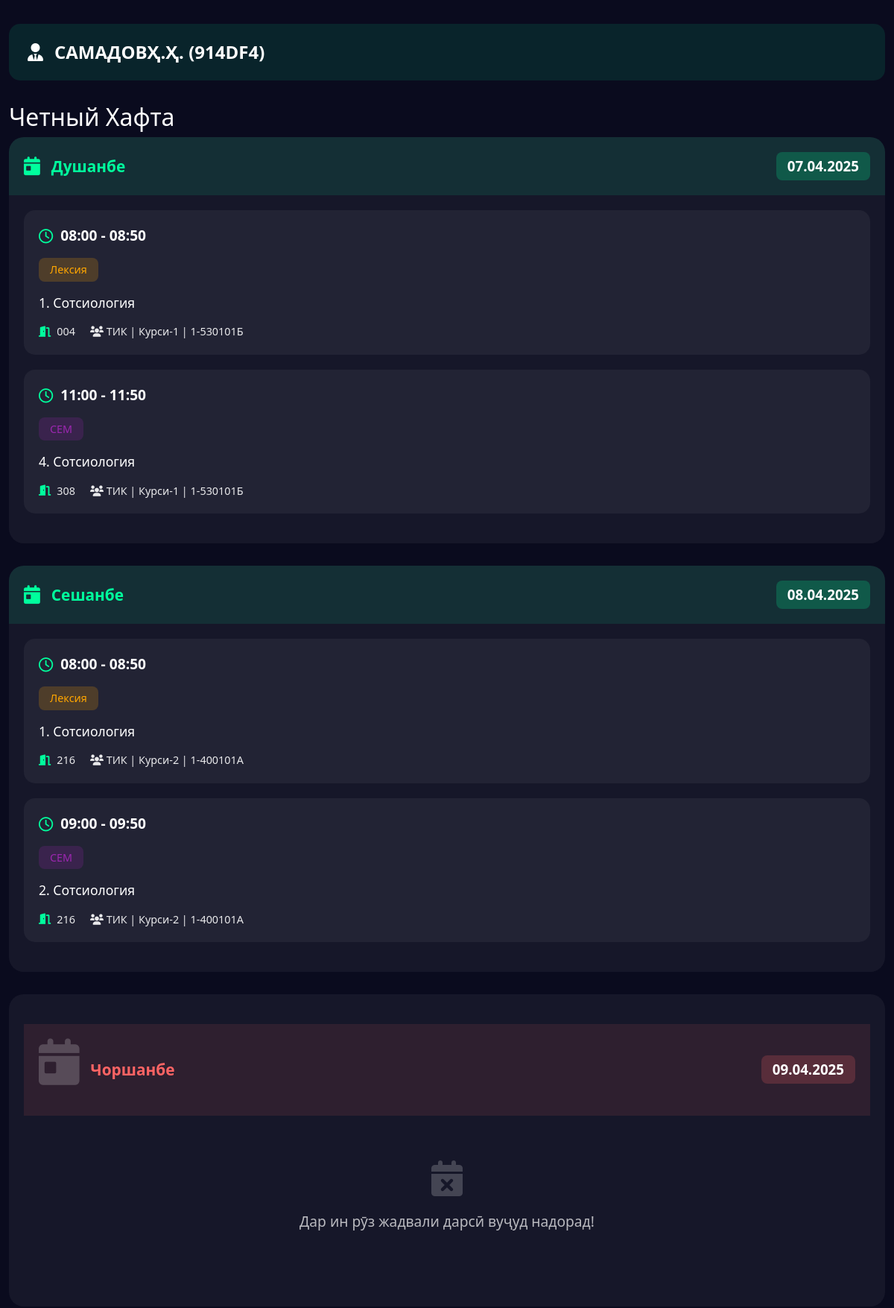
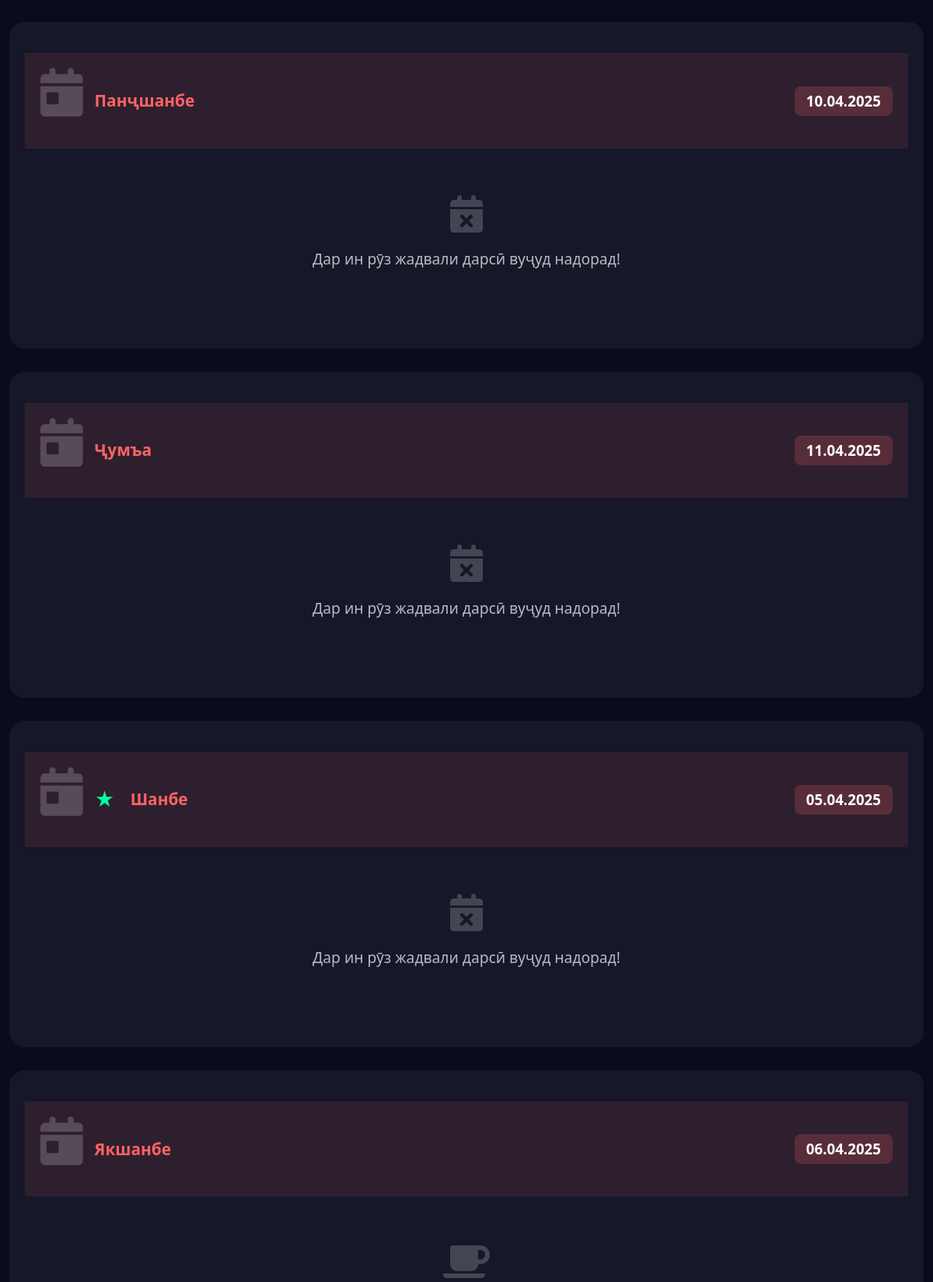
The app's page /teacher/914DF4 (upper part) with its own data (2 pictures, top to bottom).
### tables this page shows
CREATE TABLE teachers (
        id INTEGER PRIMARY KEY AUTOINCREMENT,
        teacher_name TEXT NOT NULL UNIQUE,
        teacher_code TEXT NOT NULL
    );

CREATE TABLE schedules (
        id INTEGER PRIMARY KEY AUTOINCREMENT,
        faculty TEXT NOT NULL,
        course TEXT NOT NULL,
        "group" TEXT NOT NULL,
        day TEXT NOT NULL,
        lesson_time TEXT NOT NULL,
        lesson_type TEXT,
        subject TEXT NOT NULL,
        teacher TEXT NOT NULL,
        room TEXT NOT NULL,
        week_type TEXT NOT NULL CHECK (week_type IN ('Четный', 'Нечетный'))
    );

### app.py (the view)
@app.route('/teacher/<teacher_code>')
def show_teacher_schedule(teacher_code):
    conn = get_db_connection()
    try:
        teacher = conn.execute('SELECT teacher_name FROM teachers WHERE teacher_code=?', (teacher_code,)).fetchone()
        if not teacher:
            flash('Noto‘g‘ri muallim kodi!', 'danger')
            return redirect(url_for('main'))
        teacher_name = teacher['teacher_name']
        lessons = conn.execute('SELECT * FROM schedules').fetchall()
        current_week_type = get_week_type()
        week_types = ['Четный', 'Нечетный'] if current_week_type == 'Четный' else ['Нечетный', 'Четный']
        schedule = {week_type: {} for week_type in week_types}
        week_dates = get_current_week_dates()
        ordered_days = DAYS_OF_WEEK  # Dushanbe birinchi keladi
        today = datetime.today().strftime('%d.%m.%Y')
        current_day = DAYS_OF_WEEK[datetime.today().weekday()]
        for week_type in week_types:
            for day_name in ordered_days:
                schedule[week_type][day_name] = {
                    'date': week_dates[day_name],
                    'weekday': DAYS_OF_WEEK.index(day_name),
                    'lessons': [],
                    'is_today': day_name == current_day and week_dates[day_name] == today and week_type == current_week_type
                }
        for lesson in lessons:
            lesson_teacher = lesson['teacher']
            normalized_lesson_teacher = normalize_teacher_name(lesson_teacher)
            if are_names_similar(normalized_lesson_teacher, teacher_name, threshold=0.85):
                day_name = lesson['day']
                week_type = lesson['week_type']
                if day_name in schedule[week_type]:
                    schedule[week_type][day_name]['lessons'].append({
                        'time': lesson['lesson_time'],
                        'type': lesson['lesson_type'],
                        'subject': lesson['subject'],
                        'room': lesson['room'],
                        'group': f"{lesson['faculty']} | {lesson['course']} | {lesson['group']}"
                    })
    finally:
        conn.close()
    return render_template('teacher_schedule.html', schedule=schedule, teacher_name=teacher_name, teacher_code=teacher_code)

### app.py (called while the page is built)
def get_db_connection():
    conn = sqlite3.connect(DB_PATH)
    conn.row_factory = sqlite3.Row
    return conn

def normalize_teacher_name(teacher_name):
    teacher_name = teacher_name.strip()
    prefixes = ["н.и техникӣ", "н.и.иқтисодӣ", "н.и.", "дотс.", "проф.", "техникӣ", "иқтисодӣ", "доц.", "профессор", "профессори", "доцент", "доценти","таърих", "таърихи", "мудири"]
    for prefix in prefixes:
        if prefix in teacher_name:
            teacher_name = teacher_name.replace(prefix, "").strip()
    parts = teacher_name.split()
    if len(parts) == 1:  # Faqat familiya
        return parts[0]  # "Қосимов"
    elif len(parts) > 1 and parts[-1].replace(".", "").isupper():
        return " ".join(parts[-2:])  # "Қосимов А.А"
    return teacher_name

def are_names_similar(name1, name2, threshold=0.8):
    similarity = SequenceMatcher(None, name1, name2).ratio()
    return similarity >= threshold

def get_current_week_dates():
    today = datetime.now()
    week_dates = {}
    for i in range(7):  # Bugundan boshlab 7 kun
        target_date = today + timedelta(days=i)
        weekday_num = target_date.weekday()
        day_name = DAYS_OF_WEEK[weekday_num]
        week_dates[day_name] = target_date.strftime("%d.%m.%Y")
    return week_dates

def get_week_type():
    today = datetime.today()
    week_number = today.isocalendar()[1]
    return 'Четный' if week_number % 2 == 0 else 'Нечетный'

### templates/teacher_schedule.html (shortened to what this page needs)
<!DOCTYPE html>
<html lang="tg">
<head>
    <link href="https://cdn.jsdelivr.net/npm/bootstrap@5.3.0/dist/css/bootstrap.min.css" rel="stylesheet">
    <link href="https://cdnjs.cloudflare.com/ajax/libs/font-awesome/6.0.0/css/all.min.css" rel="stylesheet">
    <link href="{{ url_for('static', filename='css/styles.css') }}" rel="stylesheet">
</head>
<body>
    <div class="container">
        <div class="group-header">
            <i class="fas fa-user-tie"></i>
            <span class="group-name">{{ teacher_name }} ({{ teacher_code }})</span>
        </div>
        {% for week_type, days in schedule.items() %}
            <form name="{{ week_type }}">
                <div class="week-section">
                    <h2>{{ week_type }} Хафта</h2>
                    {% for day_name, data in days.items() %}
                        <div class="day-card {% if data.lessons|length > 0 %}has-lessons{% else %}no-lessons{% endif %}">
                            <div class="day-header">
                                <i class="fas fa-calendar-day"></i>
                                {% if data.is_today %}
                                    <span class="today-marker">★</span>
                                {% endif %}
                                <span class="day-name">{{ day_name }}</span>
                                <span class="day-date">{{ data.date }}</span>
                            </div>
                            <div class="lessons-container">
                                {% if data.weekday == 6 %}
                                    <div class="no-lessons sunday">
                                        <i class="fas fa-coffee"></i>
                                    </div>
                                {% elif data.lessons|length > 0 %}
                                    {% for lesson in data.lessons %}
                                        <div class="lesson-card">
                                            <div class="lesson-time">
                                                <i class="far fa-clock clock-icon"></i>
                                                {{ lesson.time }}
                                            </div>
                                            <div class="lesson-type {{ lesson.type|lower }}">
                                                {{ lesson.type }}
                                            </div>
                                            <div class="lesson-subject">
                                                {{ lesson.subject }}
                                            </div>
                                            <div class="lesson-details">
                                                <div class="lesson-room">
                                                    <i class="fas fa-door-open"></i>
                                                    {{ lesson.room }}
                                                </div>
                                                <div class="lesson-group">
                                                    <i class="fas fa-users"></i>
                                                    {{ lesson.group }}
                                                </div>
                                            </div>
                                        </div>
                                    {% endfor %}
                                {% else %}
                                    <div class="no-lessons">
                                        <i class="fas fa-calendar-xmark"></i>
                                        <p>Дар ин рӯз жадвали дарсӣ вуҷуд надорад!</p>
                                    </div>
                                {% endif %}
                            </div>
                        </div>
                    {% endfor %}
                </div>
            </form>
        {% endfor %}
    </div>
</body>
</html>

### static/css/styles.css (style rules this page uses)
body { background-color: #0a0b1e; color: #ffffff; min-height: 100vh; font-family: 'Segoe UI', system-ui, -apple-system, sans-serif; }
.container { padding-top: 2rem; padding-bottom: 2rem; max-width: 1200px; }
.group-header { display: flex; align-items: center; gap: 15px; background: rgba(0, 255, 157, 0.1); padding: 20px 25px; border-radius: 15px; margin-bottom: 30px; font-size: 1.5em; font-weight: 600; }
.group-header .group-name { color: #ffffff; text-transform: uppercase; }
form { margin-bottom: 40px; }
.day-card { background: rgba(255, 255, 255, 0.05); border-radius: 20px; margin-bottom: 30px; overflow: hidden; }
.day-card.has-lessons .day-header { background: rgba(0, 255, 157, 0.1); color: #00ff9d; }
.day-card.no-lessons .day-header { background: rgba(255, 100, 100, 0.1); color: #ff6464; }
.day-header { padding: 20px; display: flex; align-items: center; gap: 15px; font-size: 1.3em; font-weight: 600; }
.day-header i { font-size: 1.2em; }
.day-header .today-marker { font-size: 1.2em; margin-right: 5px; }
.day-card.no-lessons .day-header .today-marker { color: #00ff9d; }
.day-header .day-name { margin-right: auto; }
.day-header .day-date { font-size: 0.9em; padding: 5px 15px; border-radius: 8px; color: #ffffff; }
.day-card.has-lessons .day-header .day-date { background: rgba(0, 255, 157, 0.2); }
.day-card.no-lessons .day-header .day-date { background: rgba(255, 100, 100, 0.2); }
.lessons-container { padding: 20px; }
.no-lessons { text-align: center; padding: 40px 20px; color: rgba(255, 255, 255, 0.7); }
.no-lessons i { font-size: 3em; margin-bottom: 20px; color: rgba(255, 255, 255, 0.2); }
.no-lessons p { font-size: 1.2em; margin: 0; }
.lesson-card { background: rgba(255, 255, 255, 0.05); border-radius: 15px; padding: 20px; margin-bottom: 20px; transition: transform 0.3s ease, background 0.3s ease; }
.lesson-time { font-size: 1.2em; font-weight: 600; color: #ffffff; margin-bottom: 15px; display: flex; align-items: center; gap: 10px; }
.lesson-time .clock-icon { color: #00ff9d; }
.lesson-type { display: inline-block; padding: 5px 15px; border-radius: 8px; font-size: 0.9em; margin-bottom: 15px; }
.lesson-type.лексия { background: rgba(255, 166, 0, 0.2); color: #ffa600; }
.lesson-type.сем { background: rgba(156, 39, 176, 0.2); color: #9c27b0; }
.lesson-subject { font-size: 1.1em; font-weight: 500; margin-bottom: 15px; color: #ffffff; word-break: break-word; }
.lesson-details { display: flex; gap: 20px; color: rgba(255, 255, 255, 0.9); font-size: 0.9em; }
.lesson-teacher, .lesson-room { display: flex; align-items: center; gap: 8px; }
.lesson-teacher i, .lesson-room i { color: #00ff9d; }

### records on screen
teachers: teacher_name "САМАДОВҲ.Ҳ.", teacher_code "914DF4"
schedules: time "08:00 - 08:50", type "Лексия", subject "1. Сотсиология", room "004", group "ТИК | Курси-1 | 1-530101Б"
schedules: time "11:00 - 11:50", type "СЕМ", subject "4. Сотсиология", room "308", group "ТИК | Курси-1 | 1-530101Б"
schedules: time "08:00 - 08:50", type "Лексия", subject "1. Сотсиология", room "216", group "ТИК | Курси-2 | 1-400101A"
schedules: time "09:00 - 09:50", type "СЕМ", subject "2. Сотсиология", room "216", group "ТИК | Курси-2 | 1-400101A"

### other values on screen
{{ week_type }} "Четный"
{{ day_name }} "Душанбе" "Сешанбе" "Чоршанбе" "Панҷшанбе" "Ҷумъа" "Шанбе" "Якшанбе"
{{ data.date }} "07.04.2025" "08.04.2025" "09.04.2025" "10.04.2025" "11.04.2025" "05.04.2025" "06.04.2025"
